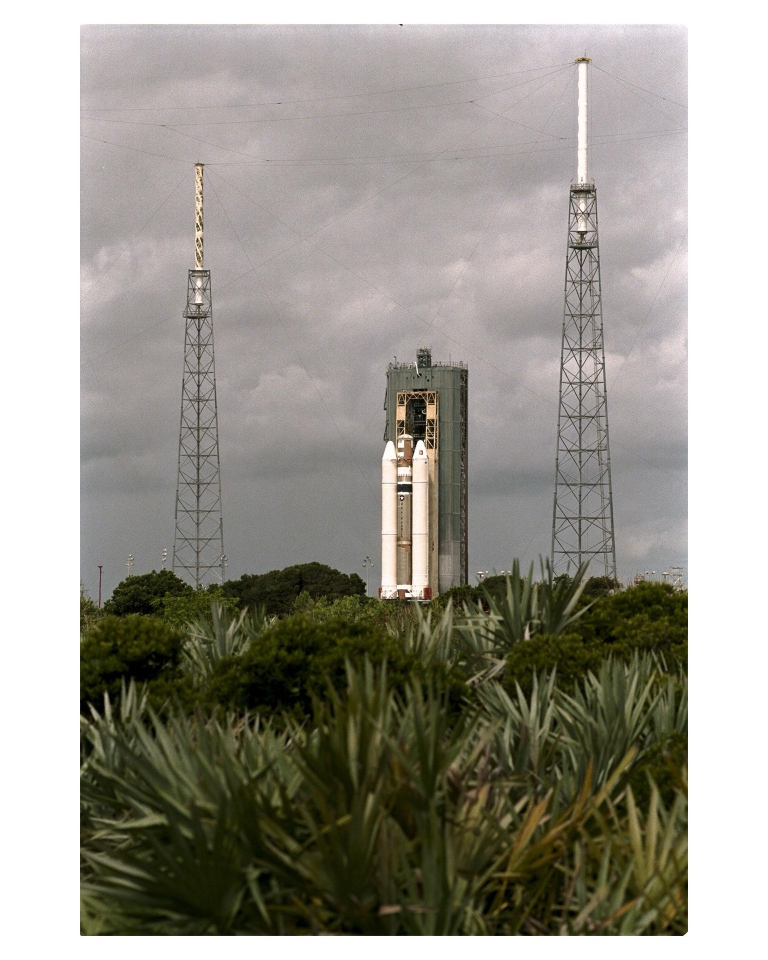
#> input picture launch-photos/01_KSC-97PC869.jpg, 1536 x 1920 px (shown at 1/2 size)
$ python -i image_correction.py   (imports and definitions only)   (older library calls are emulated)
#> lines starting #> are read from the running program, lines starting #| are printed output that depends on the picture
#> further down, picture is the input picture: shape (1920, 1536, 3); mean B, G, R 142.3, 151.7, 154.6
# -*- coding: utf-8 -*-
"""
Created on Sat Apr  9 13:09:54 2022

@author: Sam I
"""

import numpy as np
import warnings

#from color_transfer import color_transfer

import cv2

last = None


# [7 lines left out: function align_images, not called in this run]


"""
Fills a frame's invalid pixels (mask False) from the valid ones around them, so the zeros of
truncated lines don't bleed into neighbouring rows when the frame is shifted or skew its
brightness scale. The pixels stay invalid; this only keeps them from affecting the rest.
"""
# [4 lines left out: function fill_invalid, not called in this run]


# the tallest gap (rows, at the 1024 line size) fill_lines bridges: four lines of a summed 512 line frame. Lost
# segments that short are a line or a few here and there, which the rows above and below show well; a taller
# block is a stretch of the picture that never arrived and stays marked lost rather than painted over
LINE_GAP = 8


"""
Fills the short runs of lost pixels (mask False) down each column from the valid rows above and
below, and returns (image, mask with those pixels now valid). Lost pixels are the ends of lines
that never arrived, so a lost run down a column is a stack of those lines; where it is at most
max_gap rows tall its two valid neighbours bound it closely. Taller runs, and runs at the top or
bottom edge, are left as they are (still invalid). Which pixels are filled, and how, is
line_fills' (worked out on img); fills = that, worked out on another picture of the same frame
(its display image for its I/F), so both are filled alike.
"""
# [22 lines left out: function fill_lines, not called in this run]


"""
img's values in rows ys at the (fractional) columns xs, read between the two nearest pixels, as float32.
"""
# [10 lines left out: function _along, not called in this run]


# how far (pixels sideways per row) a fill may follow the picture's slant (line_fills): a ring's edge or a limb
# crossing the gap at down to about 18 degrees from the lines
FILL_SLANT = 3
# a run is filled only when the same fill, tried on the valid rows just above and below it, is out by at most
# FILL_MISS times the frame's row-to-row noise (and FILL_FLOOR display levels): a fill out by more is a flat grey
# dash across the picture, and the run is better left lost (transparent)
FILL_MISS = 3.0
FILL_FLOOR = 3.0
# ... or by at most this share of how much the picture there varies (a limb across the run: the fill misses where it
# crosses, but draws the rest; a patch no slant reads, which a fill draws no better than its average, stays lost)
FILL_GUESS = 0.5
# ... and only when the trial had valid rows next to at least this share of the run to try on: lines lost every other
# line (a frame's lost packets) leave a few pixels at the run's end, too few to judge it by, and the run is filled
FILL_TRIED = 0.5


"""
Which of mask's lost pixels fill_lines fills, and along which slant: (fillable mask, slope in pixels sideways per
row, as float32 over the frame). A run of lost lines (a connected patch of short lost runs down the columns) is
filled straight between the rows above and below it, along the slant that best matches the row above it to the
row below (rings and limbs cross the gap at an angle; filled straight down, a dark gap between bright ringlets
became a flat grey bar). The fill is first tried on the valid rows next to the run, as if a run as tall were lost
there: a run whose trial fill misses the picture by more than the frame's noise allows (FILL_MISS), and by more than
half of how much the picture varies there (FILL_GUESS), stays lost. A run one of the frame's own lines tall (line:
rows of mask per line, 4 for a 256 line frame on the 1024 grid) is always filled: its two neighbours are the nearest
lines the frame has, no fill does better, and left lost it is a black line through a colour set.
"""
# [57 lines left out: function line_fills, not called in this run]


"""
The slant (pixels sideways per row) along which rows y0 and y1 of gray best match over columns x0..x1 (FILL_SLANT
per row at most, in quarter pixel steps of the whole gap): 0 unless a slant matches clearly better than straight.
"""
# [15 lines left out: function _slant, not called in this run]


# a one-frame spike (spikes): a peak this many times the frame's noise above its own surroundings
SPIKE_SIGMA = 5.0
# px: a peak in a neighbouring frame this close (after registration) is the same thing seen again (a star drifting,
# a small moon), not a spike
SPIKE_REACH = 5
# px: the widest a spike is (a cosmic ray's dot or short track); a wider peak is structure (a crater, lightning)
SPIKE_SIZE = 9


"""
The pixels of img (a movie's frame: as label.resize_image, or better in the camera's own values, color_image._linear,
where a faint sky has more than the few levels a frame's 8-bit stretch leaves it) that are one-frame spikes: a cosmic ray's dot or short
track, there in this frame only. A pixel is one when it stands SPIKE_SIGMA times the frame's noise above the
frame's own surroundings (its 5 px median), on a peak no wider than SPIKE_SIZE, and neither neighbour (the same
filter's frames just before and after it in the movie, registered to it by find_shift as stack_frames does) has a
peak within SPIKE_REACH of it. In a long dark stare a new set of them every frame twinkled across the sky. The
frame's spikes are replaced by what is round them (unspike, color_image.load_aligned).
returns a bool mask the size of img, True on the spikes and the pixel round each
"""
# [43 lines left out: functions spikes, _bgr, not called in this run]


"""
img with the pixels of found (spikes) replaced by the median of the 5 x 5 pixels round each: a spike a pixel or two
wide (found takes in the pixel round it) is a few of those 25, so the median is what is round it.
"""
# [5 lines left out: function unspike, not called in this run]


"""
Like align_images, but also moves each frame's valid-pixel mask (label.valid_mask) with it,
so pixels a shift leaves uncovered count as invalid too.
Phase correlation needs the frames to look alike; through filters far apart (UV against
IR) it can fail to find a match. A whole target in every frame then still lines up by
its centroid (centroid_shift).
report = optional list that gets one entry per frame: how it was aligned
guess = optional list, one per frame: where SPICE says the frame's target sits relative to the reference's,
(dx, dy) in the frames' pixels, or None (see guided_shift). Only a colour set's channels pass it
(color_image.load_aligned); mosaic registration (obs_mosaic._shift_onto) does not, so its tiles stay where they were
returns (imgs, masks)
"""
# [38 lines left out: function align_with_masks, not called in this run]


"""
Gradient magnitude of a frame, as a 3 channel 8-bit image for find_shift. Limbs, terminators
and crater rims sit in the same place through every filter even when their brightness does
not (bright haze in blue, dark surface in infrared), so edges can match where the frames don't.
"""
def edges(im):
    gray = cv2.cvtColor(im, cv2.COLOR_BGR2GRAY) if im.ndim == 3 else im
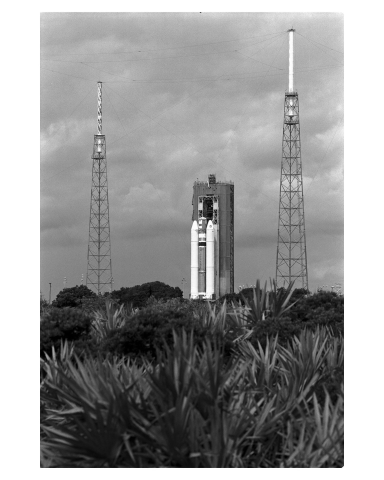
#> gray: shape (1920, 1536) (shown at 1/4 size); min 0, max 255, mean 151.5
    gray = cv2.GaussianBlur(gray.astype(np.float32), (0, 0), 1.5)
    mag = cv2.magnitude(cv2.Sobel(gray, cv2.CV_32F, 1, 0), cv2.Sobel(gray, cv2.CV_32F, 0, 1))
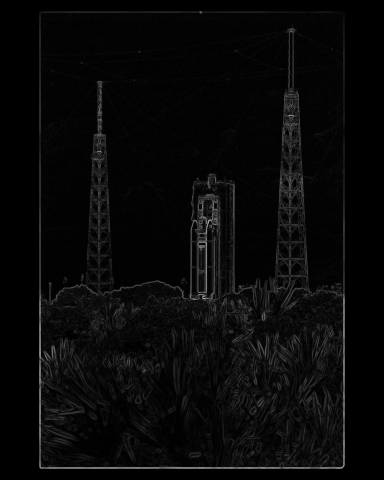
#> mag: shape (1920, 1536) float32 (shown at 1/4 size); min 0, max 486.3, mean 16.6; drawn with min black and max white
    mag = np.clip(mag * 255.0 / max(np.percentile(mag, 99.5), 1e-6), 0, 255).astype(np.uint8)
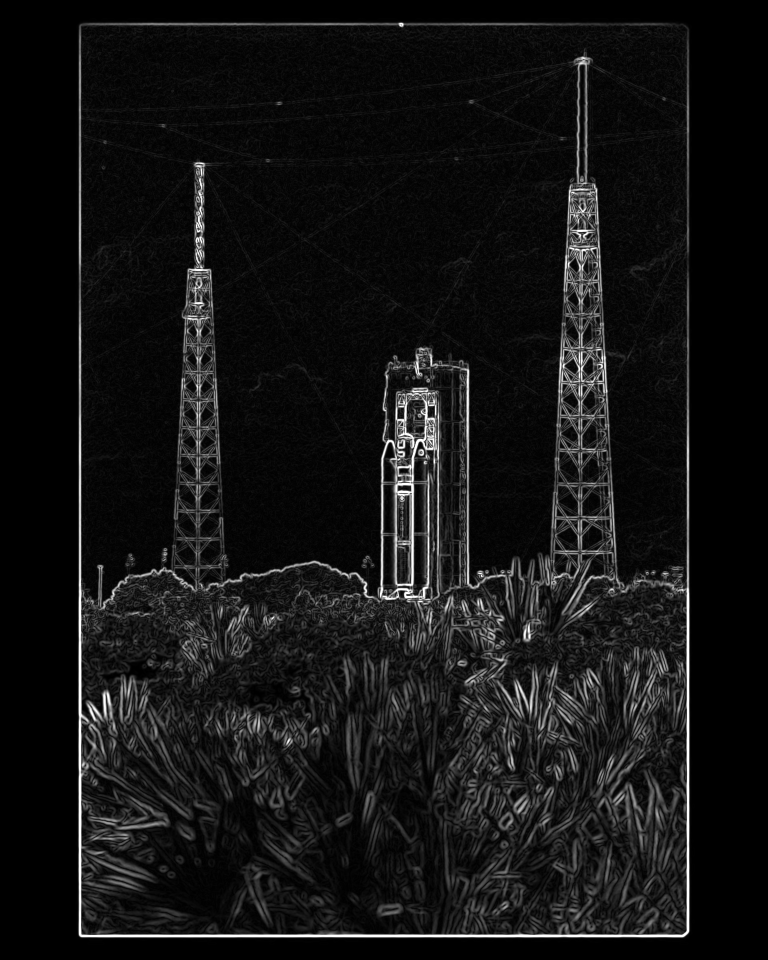
#> mag: shape (1920, 1536) (shown at 1/2 size); min 0, max 255, mean 19.7
    return cv2.cvtColor(mag, cv2.COLOR_GRAY2BGR)


"""
Offset of im2 from im1 by the centroid of the target's lit area, for when phase
correlation fails. Only used when the target sits wholly inside both frames (its lit
area touches no edge), since a cut-off target moves its centroid.
returns (dx, dy) or None
"""
# [17 lines left out: function centroid_shift, not called in this run]


"""
Offset of im2 from im1 when phase correlation alone found none, with SPICE's offset guess = (dx, dy) to go by:
where the geometry cache places the target in each frame, which follows the camera's pointing from frame to frame.
A frame-filling limb or ring seen through two filters far apart correlates too weakly to pass find_shift's bar, and
its lit area touches the frame's edge so the centroid refuses it; the pointing drift between the frames then stayed
in the picture as colour fringes, a quarter of Rhea wide when the camera moved 105 px between filters (N1711682068_1).
Here the frame is first moved by SPICE's offset, then matched again within GUESS_WINDOW of it, where a weaker peak
(GUESS_RESPONSE) is believed: by phase correlation, then on edges, then the centroid (on the frames as they are,
believed within the same window). SPICE's pointing can itself be tens of pixels off (a WAC set of 2012-05-02,
W1714632762_1, moved 30 px that SPICE doesn't show), so when nothing matches near it the frames' own fallbacks still
run (align_with_masks), and only then SPICE's offset (spice_shift). A guess past GUESS_MAX is no help: the frames
show different parts of the scene.
returns ((dx, dy), how) or (None, "not aligned")
"""
GUESS_WINDOW = 12     # px: SPICE's pointing is 3 to 5 px off from panel to panel, 11 at most (obs_mosaic.PANEL_MAX)
GUESS_RESPONSE = 0.1  # the least phase correlation peak believed within that window
GUESS_MAX = 256       # px: a quarter of the frame
AGREE_MARGIN = 0.02   # how much better SPICE's offset must line the edges up than no shift does


# [17 lines left out: function guided_shift, not called in this run]


"""
SPICE's offset guess for im2 when no match was found anywhere, if it lines the frames' edges up better than no shift
(by AGREE_MARGIN), else none. masks = the two frames' valid pixels (label.valid_mask)
returns ((dx, dy), "SPICE") or (None, "not aligned")
"""
# [6 lines left out: function spice_shift, not called in this run]


"""
How well im2 moved by shift lines up with im1: the correlation of their edges (edges) over the pixels valid in both
"""
# [10 lines left out: function _agreement, not called in this run]


"""
Finds the sub-pixel translation of im2 relative to im1 by phase correlation.
Filter frames in a color sequence are taken seconds apart, so the target only
moves across the sensor; a translation is the right motion model.
max_shift = largest offset in pixels that is accepted as real
min_response = phase correlation peak below which the match is rejected

returns (dx, dy) or None if no trustworthy match was found
"""
# [29 lines left out: functions find_shift, shift_image, not called in this run]


"""
Aligns im2 to im1; returns im2 unchanged if no trustworthy match was found
"""
# [5 lines left out: function shift_align, not called in this run]


"""
Combines repeat exposures of the same filter into one lower-noise frame.
frames = list of images of the same target, filter and exposure time; frames[0] is the reference
sigma = pixels further than this many noise sigmas from the others are rejected
        (cosmic rays, hot pixels)
max_shift = largest offset in pixels between repeats; repeats seconds apart barely move,
        so a bigger offset means a different view or a false match

Each frame is aligned to the reference and brightness-matched to it. Where the scene
itself changed between exposures (a moon moved), a frame is only used where it agrees
with the reference, so moving objects come from the reference alone instead of
leaving ghosts. Frames that cannot be aligned are left out.
masks = optional valid-pixel mask per frame (label.valid_mask): pixels a frame lost in downlink
        (truncated lines, zeros in the file) don't go into the stack, so a repeat that has them
        fills the reference's gap and a damaged repeat leaves no streak in a clean reference
returns the stacked frame in the same format as the input (8-bit, 3 channel gray), and with
masks also the mask of pixels valid in any frame that went in
"""
"""
Per pixel median of the frames in stack where agrees is True (count = how many per pixel, at
least one), the same as np.nanmedian with the others set to NaN. A sort of the few frames is
several times quicker than nanmedian, which goes through masked arrays.
"""
# [5 lines left out: function agreeing_median, not called in this run]


# up to this many frames _sorted sorts them with minimum and maximum passes over whole frames: numpy's sort down
# axis 0 sorts each pixel's few values on its own (~70 ms a 1024 px stack of 2 to 6 frames, the passes 4 to 24 ms)
SORT_PASSES = 8


"""
np.sort(values, axis=0) of a stack of a few frames: each frame sunk in turn into the sorted ones before it, which puts
the same values in the same order (NaN, which numpy sorts last, goes to numpy's sort)
"""
# [8 lines left out: function _sorted, not called in this run]


# a display level at or above this is clipped (a saturated star, a blown limb): it doesn't show how bright the scene is
CLIPPED = 250
# how far round a clipped pixel the change test also looks away: a star's wing beyond its clipped top, shifted a
# pixel, and up and down its column, where the charge of a full pixel bleeds (by a different amount in each exposure)
CLIP_MARGIN = np.ones((41, 7), np.uint8)
# ... where a pixel differs from the reference's by more than this many times the frames' pixel noise, it is a change
CLIP_SIGMA = 4.0
# a clipped patch is a star when less than this share of the margin round it is lit (above a quarter of CLIPPED): a
# blown spot on a moon has the moon round it, whose edge moving between repeats is a change like any other (a margin
# under Enceladus showed as a grey box, N1710205762_3)
CLIP_STAR = 0.5


"""
Where the change test looks at each pixel on its own (stack_frames): CLIP_MARGIN round each clipped patch of clipped
(uint8) that is a star (CLIP_STAR: mostly dark round it in gray).
"""
# [237 lines left out: functions _stars, stack_frames, seqAlign, match_hist, find_edges, imgAlign and 2 more, not called in this run]

class img_deflicker:

    def __init__(self):
        self.mean = []


    # [220 lines left out: functions compute_avg, rolling_avg_deflicker, image_stats, transfer_with_alpha, color_transfer, image_stats and 2 more, not called in this run]

>>> import cv2
>>> picture = cv2.imread('launch-photos/01_KSC-97PC869.jpg')
>>> result = edges(picture)
